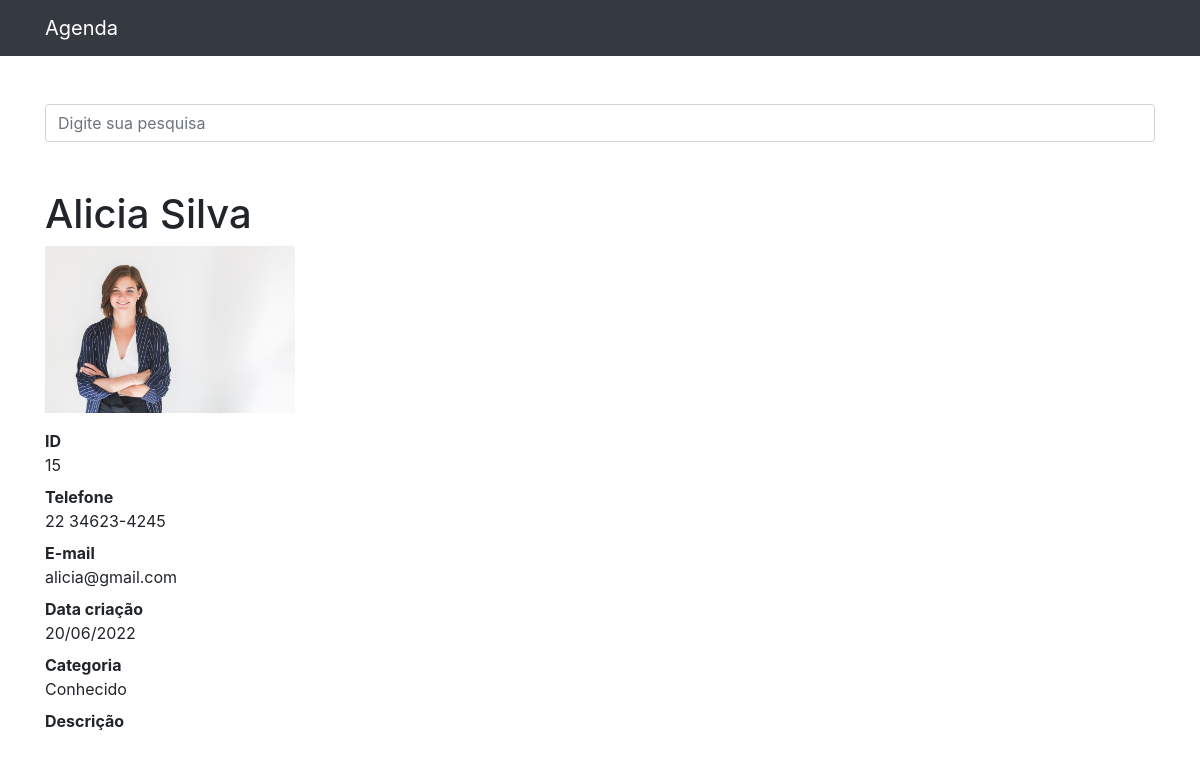
/15, run on the app's committed database.
### contatos/models.py (models this page shows, shortened)
class Contato(models.Model):
    nome = models.CharField(max_length=35)
    sobrenome = models.CharField(max_length=35, blank=True)
    telefone = models.CharField(max_length=20)
    email = models.CharField(max_length=100, blank=True)
    data_criacao = models.DateTimeField(default=timezone.now)
    descricao = models.TextField(blank=True)
    categoria = models.ForeignKey(Categoria, on_delete=models.DO_NOTHING)
    mostrar = models.BooleanField(default=True)
    foto = models.ImageField(blank=True, upload_to='fotos/%Y/%m/')

class Categoria(models.Model):
    nome = models.CharField(max_length=255)
    def __str__(self):
        return self.nome

### contatos/views.py (the view)
# urls.py: path('<int:contato_id>', views.detalhes, name='detalhes'),
def detalhes(request, contato_id):
    contato = get_object_or_404(Contato, id=contato_id)
    if not contato.mostrar:
        raise Http404()
    return render(request, 'contatos/detalhes.html', {
        'contato': contato
    })

### contatos/templates/contatos/detalhes.html (shortened to what this page needs)
{% extends 'base.html' %}
{%block 'conteudo'%}
<h1 class="mt-5">{{ contato.nome }} {{ contato.sobrenome }}</h1>
{% if contato.foto %}
    <p>
        <img src="{{ contato.foto.url }}" style="max-width: 250px; height: auto;">
    </p>
{% endif %}
<dl>
    <dt>ID</dt>
    <dd>{{ contato.id }}</dd>
    <dt>Telefone</dt>
    <dd>{{ contato.telefone }}</dd>
    <dt>E-mail</dt>
    <dd>{{ contato.email }}</dd>
    <dt>Data criação</dt>
    <dd>{{ contato.data_criacao|date:'d/m/Y'}}</dd>
    <dt>Categoria</dt>
    <dd>{{ contato.categoria }}</dd>
    <dt>Descrição</dt>
</dl>
{%endblock%}

### data on the page
Contato: nome "Alicia", sobrenome "Silva", foto (picture), id "15", telefone "22 34623-4245", email "alicia@gmail.com", data_criacao "20/06/2022", categoria "Conhecido"
